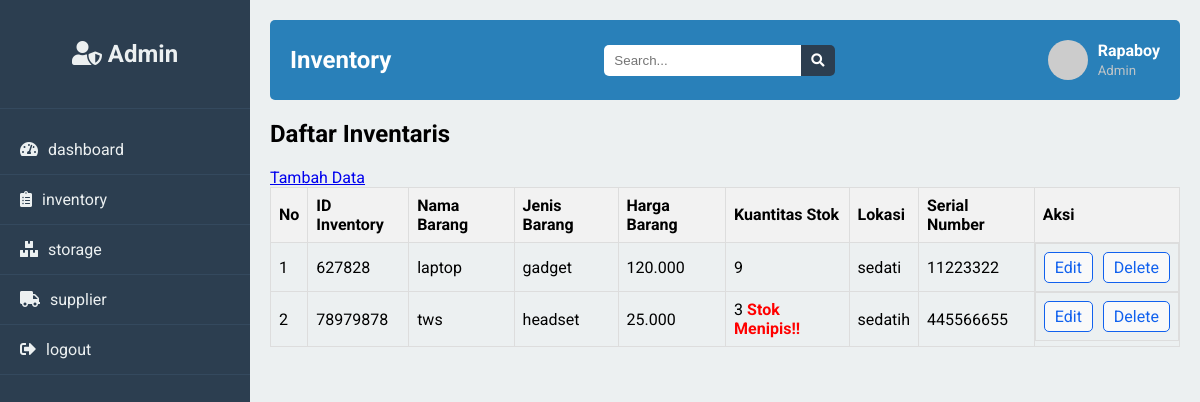
The page /inventory.php on the database its author committed.
### tables this page shows
CREATE TABLE `inventory` (
  `id_inventory` int(30) NOT NULL,
  `nama_barang` varchar(50) NOT NULL,
  `jenis_barang` varchar(50) NOT NULL,
  `harga_barang` varchar(50) NOT NULL,
  `kuantitas_stok` varchar(50) NOT NULL,
  `lokasi` varchar(50) NOT NULL,
  `serial_number` varchar(50) NOT NULL
);

### inventory.php (the view, shortened to what this page needs)
<?php
include 'koneksi.php';
$sql = "SELECT * FROM inventory";
$result = $koneksi->query($sql);
?>
<!DOCTYPE html>
<html lang="en">
<head>
    <link rel="stylesheet" href="https://cdnjs.cloudflare.com/ajax/libs/font-awesome/5.15.3/css/all.min.css">
    <link rel="stylesheet" href="dashboard.css">
</head>
<body>
    <div class="sidebar">
        <div class="sidebar-brand">
            <h2><i class="fas fa-user-shield"></i> Admin</h2>
        </div>
        <ul>
            <li><a href="dashboard.php"><i class="fas fa-tachometer-alt"></i> dashboard</a></li>
            <li><a href="inventory.php"><i class="fas fa-clipboard-list "></i> inventory</a></li>
            <li><a href="storage.php"><i class="fas fa-boxes "></i> storage</a></li>
            <li><a href="supplier.php"><i class="fas fa-truck"></i> supplier</a></li>
            <li><a href="logout.php"><i class="fas fa-sign-out-alt"></i> logout</a></li>
        </ul>
    </div>
    <div class="main-content">
        <header>
            <h1>Inventory</h1>
            <div class="search-wrapper">
                <input type="search" placeholder="Search...">
                <button><i class="fas fa-search"></i></button>
            </div>
            <div class="user-wrapper">
                <img src="https://via.placeholder.com/40" alt="profile picture">
                <div>
                    <h4>Rapaboy</h4>
                    <small>Admin</small>
                </div>
            </div>
        </header>
        <main>
            <h2>Daftar Inventaris</h2>
            <a href="insert.inventory.php" class="action-buttons">Tambah Data</a>
            <table>
                <thead>
                    <tr>
                        <th>No</th>
                        <th>ID Inventory</th>
                        <th>Nama Barang</th>
                        <th>Jenis Barang</th>
                        <th>Harga Barang</th>
                        <th>Kuantitas Stok</th>
                        <th>Lokasi</th>
                        <th>Serial Number</th>
                        <th>Aksi</th>
                    </tr>
                </thead>
                <tbody>
                    <?php
                    if ($result->num_rows > 0) {
                        $no = 1;
                        while($row = $result->fetch_assoc()) {
                            $warning = $row['kuantitas_stok'] < 5 ? "<span class='warning'>Stok Menipis!!</span>" : "";
                            echo "<tr>";
                            echo "<td>" . $no++ . "</td>";
                            echo "<td>" . $row['id_inventory'] . "</td>";
                            echo "<td>" . $row['nama_barang'] . "</td>";
                            echo "<td>" . $row['jenis_barang'] . "</td>";
                            echo "<td>" . $row['harga_barang'] . "</td>";
                            echo "<td>" . $row['kuantitas_stok'] . " $warning</td>";
                            echo "<td>" . $row['lokasi'] . "</td>";
                            echo "<td>" . $row['serial_number'] . "</td>";
                            echo "<td class='action-buttons'>";
                            echo "<a href='update.inventory.php?id_inventory=" . $row['id_inventory'] . "'>Edit</a>";
                            echo "<a href='delete.inventory.php?id_inventory=" . $row['id_inventory'] . "' onclick='return confirm(\"Yakin ingin menghapus?\")'>Delete</a>";
                            echo "</td>";
                            echo "</tr>";
                        }
                    } else {
                        echo "<tr><td colspan='9'>Tidak ada data inventaris.</td></tr>";
                    }
                    ?>
                </tbody>
            </table>
        </main>
    </div>
</body>
</html>

### dashboard.css (style rules this page uses)
body { font-family: 'Roboto', sans-serif; margin: 0; padding: 0; background-color: #f4f4f4; }
.sidebar { width: 250px; height: 100vh; background: #2c3e50; position: fixed; top: 0; left: 0; padding-top: 20px; }
.sidebar-brand { display: flex; align-items: center; justify-content: center; padding-bottom: 20px; border-bottom: 1px solid #34495e; }
.sidebar-brand h2 { color: #ecf0f1; font-size: 24px; }
.sidebar ul { list-style: none; padding: 0; }
.sidebar ul li { padding: 15px 20px; border-bottom: 1px solid #34495e; }
.sidebar ul li a { color: #ecf0f1; font-size: 16px; text-decoration: none; display: flex; align-items: center; }
.sidebar ul li a i { margin-right: 10px; }
.main-content { margin-left: 250px; padding: 20px; background-color: #ecf0f1; min-height: 100vh; }
header { display: flex; justify-content: space-between; align-items: center; background: #2980b9; color: #fff; padding: 10px 20px; border-radius: 5px; }
header h1 { font-size: 24px; }
.search-wrapper { display: flex; align-items: center; }
.search-wrapper input[type="search"] { padding: 8px 10px; border: none; border-radius: 5px 0 0 5px; outline: none; }
.search-wrapper button { padding: 8px 10px; border: none; background: #2c3e50; color: #fff; border-radius: 0 5px 5px 0; cursor: pointer; }
.user-wrapper { display: flex; align-items: center; }
.user-wrapper img { border-radius: 50%; margin-right: 10px; }
.user-wrapper div h4 { margin: 0; font-size: 16px; }
.user-wrapper div small { color: #bdc3c7; }

### inventory.php (style rules this page uses)
table { width: 100%; border-collapse: collapse; }
table, th, td { border: 1px solid #ddd; }
th, td { padding: 8px; text-align: left; }
th { background-color: #f2f2f2; }
.action-buttons { display: flex; gap: 10px; }
.action-buttons a { text-decoration: none; color: #1161ee; padding: 5px 10px; border: 1px solid #1161ee; border-radius: 5px; background-color: #f9f9f9; }
.warning { color: red; font-weight: bold; }

### rows shown on the page
inventory: id_inventory "627828", nama_barang "laptop", jenis_barang "gadget", harga_barang "120.000", kuantitas_stok "9", lokasi "sedati", serial_number "11223322"
inventory: id_inventory "78979878", nama_barang "tws", jenis_barang "headset", harga_barang "25.000", kuantitas_stok "3", shows "Stok Menipis!!", lokasi "sedatih", serial_number "445566655"
